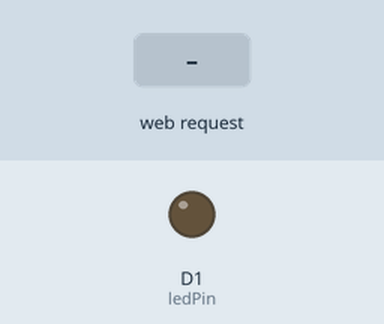
Bench run of a sketch on a simulated ESP8266 (NodeMCU). Parts: output pins drawn as LEDs (lit = HIGH). The test bench sets the inputs (shaded band). WiFi joins after 1.5 s; servers stay silent unless stated; what the sketch prints to the serial monitor is not drawn.

Above: at 2.7 s.
2.8 s: HTTP request GET /LEDON received
At 4.5 s:
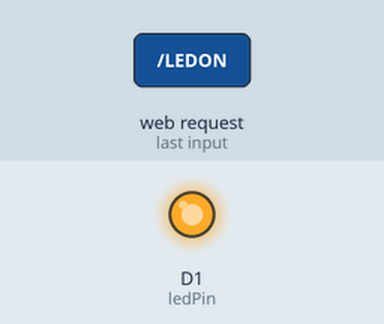
5.3 s: HTTP request GET /LEDOFF received
At 7.6 s:
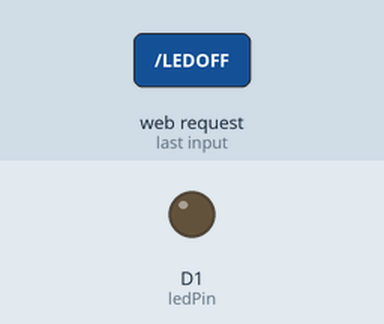
Timing chart, 0 to 9.1 s (numbered marks = the images above; inputs shaded):
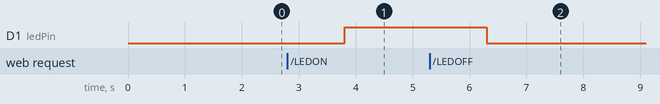

Measured:
- after the input at 2.8 s, D1 (ledPin): LOW → HIGH after 1.0 s
- after the input at 5.3 s, D1 (ledPin): HIGH → LOW after 1.0 s

The sketch:

Attack_Level-1.ino
```cpp
#include <ESP8266WiFi.h>
//#include <ESP8266HTTPClient.h>
//#include <WiFiClient.h>


const char* ssid = "skywalker";
const char* password = "nomnom11";
int value = LOW;
int ledPin = D1; // GPIO13
WiFiServer server(80);
void setup() {
Serial.begin(115200);
delay(10);
pinMode(ledPin, OUTPUT);
digitalWrite(ledPin, LOW);
// Connect to WiFi network
Serial.println();
Serial.println();
Serial.print("Connecting to ");
Serial.println(ssid);
WiFi.begin(ssid, password);
while (WiFi.status() != WL_CONNECTED) {
delay(500);
Serial.print(".");
}
Serial.println("");
Serial.println("WiFi connected");
// Start the server
server.begin();
Serial.println("Server started");
// Print the IP address
Serial.print("Use this URL to connect: ");
Serial.print("http://");
Serial.print(WiFi.localIP());
Serial.println("/");
}
void loop() {
// Check if a client has connected
WiFiClient client = server.available();
if (!client) {
return;
}
// Wait until the client sends some data
Serial.println("new client");
while(!client.available()){
delay(1);
}
// Read the first line of the request
String request = client.readStringUntil('r');
Serial.println(request);
client.flush();
// Match the request
//int value = LOW;
int LEDON;
int LEDOFF;
if (request.indexOf("/LEDON") != -1)  {
digitalWrite(ledPin, HIGH);
value = HIGH;
}
if (request.indexOf("/LEDOFF") != -1)  {
digitalWrite(ledPin, LOW);
value = LOW;
}
// Set ledPin according to the request
digitalWrite(ledPin, value);
// Return the response
client.println("HTTP/1.1 200 OK");
client.println("Content-Type: text/html");
client.println(""); //  do not forget this one
client.println("<!DOCTYPE HTML>");
client.println("<html>");
client.print("Led pin is now: ");
if(value == HIGH) {
client.print("On");
} else {
client.print("Off");
}
client.println("<br><br>");

client.println("<a href=\"/LEDON\"><button>Turn On </button></a>");
client.println("<a href=\"/LEDOFF\"><button>Turn Off </button></a><br/>");
client.println("</html>");
delay(1);
//Serial.println("Client disonnected");
Serial.println("");
}
```
